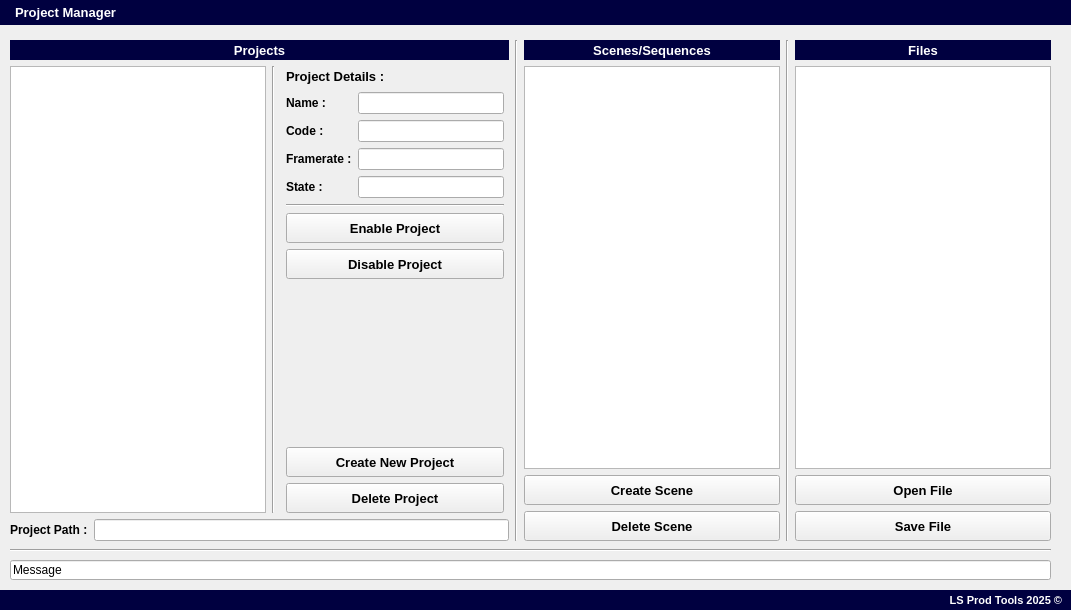
<?xml version="1.0" encoding="UTF-8"?>
<ui version="4.0">
 <class>wdgt_projectManager</class>
 <widget class="QWidget" name="wdgt_projectManager">
  <property name="geometry">
   <rect>
    <x>0</x>
    <y>0</y>
    <width>1071</width>
    <height>610</height>
   </rect>
  </property>
  <property name="minimumSize">
   <size>
    <width>1071</width>
    <height>610</height>
   </size>
  </property>
  <property name="maximumSize">
   <size>
    <width>1071</width>
    <height>610</height>
   </size>
  </property>
  <property name="windowTitle">
   <string>Form</string>
  </property>
  <widget class="QLabel" name="lbl_title">
   <property name="enabled">
    <bool>true</bool>
   </property>
   <property name="geometry">
    <rect>
     <x>0</x>
     <y>0</y>
     <width>1071</width>
     <height>30</height>
    </rect>
   </property>
   <property name="sizePolicy">
    <sizepolicy hsizetype="Preferred" vsizetype="Preferred">
     <horstretch>0</horstretch>
     <verstretch>0</verstretch>
    </sizepolicy>
   </property>
   <property name="minimumSize">
    <size>
     <width>1071</width>
     <height>25</height>
    </size>
   </property>
   <property name="maximumSize">
    <size>
     <width>1500</width>
     <height>25</height>
    </size>
   </property>
   <property name="palette">
    <palette>
     <active>
      <colorrole role="WindowText">
       <brush brushstyle="SolidPattern">
        <color alpha="255">
         <red>255</red>
         <green>255</green>
         <blue>255</blue>
        </color>
       </brush>
      </colorrole>
      <colorrole role="Button">
       <brush brushstyle="SolidPattern">
        <color alpha="255">
         <red>0</red>
         <green>0</green>
         <blue>64</blue>
        </color>
       </brush>
      </colorrole>
      <colorrole role="Base">
       <brush brushstyle="SolidPattern">
        <color alpha="255">
         <red>0</red>
         <green>0</green>
         <blue>64</blue>
        </color>
       </brush>
      </colorrole>
      <colorrole role="Window">
       <brush brushstyle="SolidPattern">
        <color alpha="255">
         <red>0</red>
         <green>0</green>
         <blue>64</blue>
        </color>
       </brush>
      </colorrole>
     </active>
     <inactive>
      <colorrole role="WindowText">
       <brush brushstyle="SolidPattern">
        <color alpha="255">
         <red>255</red>
         <green>255</green>
         <blue>255</blue>
        </color>
       </brush>
      </colorrole>
      <colorrole role="Button">
       <brush brushstyle="SolidPattern">
        <color alpha="255">
         <red>0</red>
         <green>0</green>
         <blue>64</blue>
        </color>
       </brush>
      </colorrole>
      <colorrole role="Base">
       <brush brushstyle="SolidPattern">
        <color alpha="255">
         <red>0</red>
         <green>0</green>
         <blue>64</blue>
        </color>
       </brush>
      </colorrole>
      <colorrole role="Window">
       <brush brushstyle="SolidPattern">
        <color alpha="255">
         <red>0</red>
         <green>0</green>
         <blue>64</blue>
        </color>
       </brush>
      </colorrole>
     </inactive>
     <disabled>
      <colorrole role="WindowText">
       <brush brushstyle="SolidPattern">
        <color alpha="255">
         <red>120</red>
         <green>120</green>
         <blue>120</blue>
        </color>
       </brush>
      </colorrole>
      <colorrole role="Button">
       <brush brushstyle="SolidPattern">
        <color alpha="255">
         <red>0</red>
         <green>0</green>
         <blue>64</blue>
        </color>
       </brush>
      </colorrole>
      <colorrole role="Base">
       <brush brushstyle="SolidPattern">
        <color alpha="255">
         <red>0</red>
         <green>0</green>
         <blue>64</blue>
        </color>
       </brush>
      </colorrole>
      <colorrole role="Window">
       <brush brushstyle="SolidPattern">
        <color alpha="255">
         <red>0</red>
         <green>0</green>
         <blue>64</blue>
        </color>
       </brush>
      </colorrole>
     </disabled>
    </palette>
   </property>
   <property name="font">
    <font>
     <pointsize>10</pointsize>
     <weight>75</weight>
     <bold>true</bold>
    </font>
   </property>
   <property name="layoutDirection">
    <enum>Qt::LeftToRight</enum>
   </property>
   <property name="styleSheet">
    <string notr="true">background-color: rgb(0, 0, 64);</string>
   </property>
   <property name="frameShape">
    <enum>QFrame::NoFrame</enum>
   </property>
   <property name="frameShadow">
    <enum>QFrame::Plain</enum>
   </property>
   <property name="text">
    <string>Project Manager</string>
   </property>
   <property name="alignment">
    <set>Qt::AlignLeading|Qt::AlignLeft|Qt::AlignVCenter</set>
   </property>
   <property name="margin">
    <number>0</number>
   </property>
   <property name="indent">
    <number>15</number>
   </property>
  </widget>
  <widget class="QLabel" name="lbl_copyright">
   <property name="geometry">
    <rect>
     <x>0</x>
     <y>590</y>
     <width>1071</width>
     <height>20</height>
    </rect>
   </property>
   <property name="minimumSize">
    <size>
     <width>1071</width>
     <height>20</height>
    </size>
   </property>
   <property name="maximumSize">
    <size>
     <width>1071</width>
     <height>20</height>
    </size>
   </property>
   <property name="palette">
    <palette>
     <active>
      <colorrole role="WindowText">
       <brush brushstyle="SolidPattern">
        <color alpha="255">
         <red>255</red>
         <green>255</green>
         <blue>255</blue>
        </color>
       </brush>
      </colorrole>
      <colorrole role="Button">
       <brush brushstyle="SolidPattern">
        <color alpha="255">
         <red>0</red>
         <green>0</green>
         <blue>64</blue>
        </color>
       </brush>
      </colorrole>
      <colorrole role="Base">
       <brush brushstyle="SolidPattern">
        <color alpha="255">
         <red>0</red>
         <green>0</green>
         <blue>64</blue>
        </color>
       </brush>
      </colorrole>
      <colorrole role="Window">
       <brush brushstyle="SolidPattern">
        <color alpha="255">
         <red>0</red>
         <green>0</green>
         <blue>64</blue>
        </color>
       </brush>
      </colorrole>
     </active>
     <inactive>
      <colorrole role="WindowText">
       <brush brushstyle="SolidPattern">
        <color alpha="255">
         <red>255</red>
         <green>255</green>
         <blue>255</blue>
        </color>
       </brush>
      </colorrole>
      <colorrole role="Button">
       <brush brushstyle="SolidPattern">
        <color alpha="255">
         <red>0</red>
         <green>0</green>
         <blue>64</blue>
        </color>
       </brush>
      </colorrole>
      <colorrole role="Base">
       <brush brushstyle="SolidPattern">
        <color alpha="255">
         <red>0</red>
         <green>0</green>
         <blue>64</blue>
        </color>
       </brush>
      </colorrole>
      <colorrole role="Window">
       <brush brushstyle="SolidPattern">
        <color alpha="255">
         <red>0</red>
         <green>0</green>
         <blue>64</blue>
        </color>
       </brush>
      </colorrole>
     </inactive>
     <disabled>
      <colorrole role="WindowText">
       <brush brushstyle="SolidPattern">
        <color alpha="255">
         <red>120</red>
         <green>120</green>
         <blue>120</blue>
        </color>
       </brush>
      </colorrole>
      <colorrole role="Button">
       <brush brushstyle="SolidPattern">
        <color alpha="255">
         <red>0</red>
         <green>0</green>
         <blue>64</blue>
        </color>
       </brush>
      </colorrole>
      <colorrole role="Base">
       <brush brushstyle="SolidPattern">
        <color alpha="255">
         <red>0</red>
         <green>0</green>
         <blue>64</blue>
        </color>
       </brush>
      </colorrole>
      <colorrole role="Window">
       <brush brushstyle="SolidPattern">
        <color alpha="255">
         <red>0</red>
         <green>0</green>
         <blue>64</blue>
        </color>
       </brush>
      </colorrole>
     </disabled>
    </palette>
   </property>
   <property name="font">
    <font>
     <pointsize>8</pointsize>
     <weight>75</weight>
     <bold>true</bold>
    </font>
   </property>
   <property name="styleSheet">
    <string notr="true">background-color: rgb(0, 0, 64);</string>
   </property>
   <property name="text">
    <string>LS Prod Tools 2025 ©</string>
   </property>
   <property name="alignment">
    <set>Qt::AlignRight|Qt::AlignTrailing|Qt::AlignVCenter</set>
   </property>
   <property name="indent">
    <number>9</number>
   </property>
  </widget>
  <widget class="QWidget" name="horizontalLayoutWidget">
   <property name="geometry">
    <rect>
     <x>0</x>
     <y>30</y>
     <width>1061</width>
     <height>521</height>
    </rect>
   </property>
   <layout class="QHBoxLayout" name="hLayout_body">
    <property name="leftMargin">
     <number>10</number>
    </property>
    <property name="topMargin">
     <number>10</number>
    </property>
    <property name="rightMargin">
     <number>10</number>
    </property>
    <property name="bottomMargin">
     <number>10</number>
    </property>
    <item>
     <layout class="QVBoxLayout" name="vLayout_projects">
      <property name="spacing">
       <number>6</number>
      </property>
      <item>
       <widget class="QLabel" name="lbl_projects_title">
        <property name="sizePolicy">
         <sizepolicy hsizetype="Preferred" vsizetype="Preferred">
          <horstretch>0</horstretch>
          <verstretch>0</verstretch>
         </sizepolicy>
        </property>
        <property name="minimumSize">
         <size>
          <width>0</width>
          <height>20</height>
         </size>
        </property>
        <property name="maximumSize">
         <size>
          <width>16777215</width>
          <height>20</height>
         </size>
        </property>
        <property name="palette">
         <palette>
          <active>
           <colorrole role="WindowText">
            <brush brushstyle="SolidPattern">
             <color alpha="255">
              <red>255</red>
              <green>255</green>
              <blue>255</blue>
             </color>
            </brush>
           </colorrole>
           <colorrole role="Button">
            <brush brushstyle="SolidPattern">
             <color alpha="255">
              <red>0</red>
              <green>0</green>
              <blue>64</blue>
             </color>
            </brush>
           </colorrole>
           <colorrole role="Base">
            <brush brushstyle="SolidPattern">
             <color alpha="255">
              <red>0</red>
              <green>0</green>
              <blue>64</blue>
             </color>
            </brush>
           </colorrole>
           <colorrole role="Window">
            <brush brushstyle="SolidPattern">
             <color alpha="255">
              <red>0</red>
              <green>0</green>
              <blue>64</blue>
             </color>
            </brush>
           </colorrole>
          </active>
          <inactive>
           <colorrole role="WindowText">
            <brush brushstyle="SolidPattern">
             <color alpha="255">
              <red>255</red>
              <green>255</green>
              <blue>255</blue>
             </color>
            </brush>
           </colorrole>
           <colorrole role="Button">
            <brush brushstyle="SolidPattern">
             <color alpha="255">
              <red>0</red>
              <green>0</green>
              <blue>64</blue>
             </color>
            </brush>
           </colorrole>
           <colorrole role="Base">
            <brush brushstyle="SolidPattern">
             <color alpha="255">
              <red>0</red>
              <green>0</green>
              <blue>64</blue>
             </color>
            </brush>
           </colorrole>
           <colorrole role="Window">
            <brush brushstyle="SolidPattern">
             <color alpha="255">
              <red>0</red>
              <green>0</green>
              <blue>64</blue>
             </color>
            </brush>
           </colorrole>
          </inactive>
          <disabled>
           <colorrole role="WindowText">
            <brush brushstyle="SolidPattern">
             <color alpha="255">
              <red>120</red>
              <green>120</green>
              <blue>120</blue>
             </color>
            </brush>
           </colorrole>
           <colorrole role="Button">
            <brush brushstyle="SolidPattern">
             <color alpha="255">
              <red>0</red>
              <green>0</green>
              <blue>64</blue>
             </color>
            </brush>
           </colorrole>
           <colorrole role="Base">
            <brush brushstyle="SolidPattern">
             <color alpha="255">
              <red>0</red>
              <green>0</green>
              <blue>64</blue>
             </color>
            </brush>
           </colorrole>
           <colorrole role="Window">
            <brush brushstyle="SolidPattern">
             <color alpha="255">
              <red>0</red>
              <green>0</green>
              <blue>64</blue>
             </color>
            </brush>
           </colorrole>
          </disabled>
         </palette>
        </property>
        <property name="font">
         <font>
          <pointsize>10</pointsize>
          <weight>75</weight>
          <bold>true</bold>
         </font>
        </property>
        <property name="styleSheet">
         <string notr="true">background-color: rgb(0, 0, 64);</string>
        </property>
        <property name="text">
         <string>Projects</string>
        </property>
        <property name="alignment">
         <set>Qt::AlignCenter</set>
        </property>
       </widget>
      </item>
      <item>
       <layout class="QHBoxLayout" name="horizontalLayout_5">
        <item>
         <widget class="QListWidget" name="wdgt_projects_list">
          <property name="sizePolicy">
           <sizepolicy hsizetype="Minimum" vsizetype="Expanding">
            <horstretch>0</horstretch>
            <verstretch>0</verstretch>
           </sizepolicy>
          </property>
          <property name="minimumSize">
           <size>
            <width>0</width>
            <height>0</height>
           </size>
          </property>
          <property name="maximumSize">
           <size>
            <width>16777215</width>
            <height>16777215</height>
           </size>
          </property>
         </widget>
        </item>
        <item>
         <widget class="Line" name="line_5">
          <property name="orientation">
           <enum>Qt::Vertical</enum>
          </property>
         </widget>
        </item>
        <item>
         <layout class="QVBoxLayout" name="verticalLayout_2">
          <property name="leftMargin">
           <number>5</number>
          </property>
          <property name="rightMargin">
           <number>5</number>
          </property>
          <item>
           <widget class="QLabel" name="lbl_project_details">
            <property name="sizePolicy">
             <sizepolicy hsizetype="Minimum" vsizetype="Preferred">
              <horstretch>0</horstretch>
              <verstretch>0</verstretch>
             </sizepolicy>
            </property>
            <property name="minimumSize">
             <size>
              <width>0</width>
              <height>20</height>
             </size>
            </property>
            <property name="maximumSize">
             <size>
              <width>16777215</width>
              <height>20</height>
             </size>
            </property>
            <property name="font">
             <font>
              <pointsize>10</pointsize>
              <weight>75</weight>
              <bold>true</bold>
             </font>
            </property>
            <property name="text">
             <string>Project Details :</string>
            </property>
           </widget>
          </item>
          <item>
           <layout class="QFormLayout" name="formLayout">
            <item row="0" column="0">
             <widget class="QLabel" name="lbl_project_name">
              <property name="font">
               <font>
                <pointsize>9</pointsize>
                <weight>75</weight>
                <bold>true</bold>
               </font>
              </property>
              <property name="text">
               <string>Name :</string>
              </property>
             </widget>
            </item>
            <item row="0" column="1">
             <widget class="QLineEdit" name="led_project_name">
              <property name="enabled">
               <bool>true</bool>
              </property>
              <property name="sizePolicy">
               <sizepolicy hsizetype="Minimum" vsizetype="Fixed">
                <horstretch>0</horstretch>
                <verstretch>0</verstretch>
               </sizepolicy>
              </property>
              <property name="readOnly">
               <bool>true</bool>
              </property>
             </widget>
            </item>
            <item row="1" column="0">
             <widget class="QLabel" name="lbl_project_code">
              <property name="font">
               <font>
                <pointsize>9</pointsize>
                <weight>75</weight>
                <bold>true</bold>
               </font>
              </property>
              <property name="text">
               <string>Code :</string>
              </property>
             </widget>
            </item>
            <item row="1" column="1">
             <widget class="QLineEdit" name="led_project_code">
              <property name="enabled">
               <bool>true</bool>
              </property>
              <property name="sizePolicy">
               <sizepolicy hsizetype="Minimum" vsizetype="Fixed">
                <horstretch>0</horstretch>
                <verstretch>0</verstretch>
               </sizepolicy>
              </property>
              <property name="readOnly">
               <bool>true</bool>
              </property>
             </widget>
            </item>
            <item row="2" column="0">
             <widget class="QLabel" name="lbl_project_framerate">
              <property name="font">
               <font>
                <pointsize>9</pointsize>
                <weight>75</weight>
                <bold>true</bold>
               </font>
              </property>
              <property name="text">
               <string>Framerate :</string>
              </property>
             </widget>
            </item>
            <item row="2" column="1">
             <widget class="QLineEdit" name="led_project_framerate">
              <property name="enabled">
               <bool>true</bool>
              </property>
              <property name="sizePolicy">
               <sizepolicy hsizetype="Minimum" vsizetype="Fixed">
                <horstretch>0</horstretch>
                <verstretch>0</verstretch>
               </sizepolicy>
              </property>
              <property name="readOnly">
               <bool>true</bool>
              </property>
             </widget>
            </item>
            <item row="3" column="0">
             <widget class="QLabel" name="lbl_project_active">
              <property name="font">
               <font>
                <pointsize>9</pointsize>
                <weight>75</weight>
                <bold>true</bold>
               </font>
              </property>
              <property name="text">
               <string>State :</string>
              </property>
             </widget>
            </item>
            <item row="3" column="1">
             <widget class="QLineEdit" name="led_project_active">
              <property name="enabled">
               <bool>true</bool>
              </property>
              <property name="sizePolicy">
               <sizepolicy hsizetype="Minimum" vsizetype="Fixed">
                <horstretch>0</horstretch>
                <verstretch>0</verstretch>
               </sizepolicy>
              </property>
              <property name="readOnly">
               <bool>true</bool>
              </property>
             </widget>
            </item>
           </layout>
          </item>
          <item>
           <widget class="Line" name="line_3">
            <property name="orientation">
             <enum>Qt::Horizontal</enum>
            </property>
           </widget>
          </item>
          <item>
           <layout class="QVBoxLayout" name="verticalLayout_3">
            <item>
             <widget class="QPushButton" name="btn_enable_project">
              <property name="minimumSize">
               <size>
                <width>0</width>
                <height>30</height>
               </size>
              </property>
              <property name="maximumSize">
               <size>
                <width>17000</width>
                <height>30</height>
               </size>
              </property>
              <property name="font">
               <font>
                <pointsize>10</pointsize>
                <weight>75</weight>
                <bold>true</bold>
               </font>
              </property>
              <property name="text">
               <string>Enable Project</string>
              </property>
             </widget>
            </item>
            <item>
             <widget class="QPushButton" name="btn_disable_project">
              <property name="minimumSize">
               <size>
                <width>0</width>
                <height>30</height>
               </size>
              </property>
              <property name="maximumSize">
               <size>
                <width>17000</width>
                <height>30</height>
               </size>
              </property>
              <property name="font">
               <font>
                <pointsize>10</pointsize>
                <weight>75</weight>
                <bold>true</bold>
               </font>
              </property>
              <property name="text">
               <string>Disable Project</string>
              </property>
             </widget>
            </item>
            <item>
             <spacer name="verticalSpacer">
              <property name="orientation">
               <enum>Qt::Vertical</enum>
              </property>
              <property name="sizeType">
               <enum>QSizePolicy::Expanding</enum>
              </property>
              <property name="sizeHint" stdset="0">
               <size>
                <width>20</width>
                <height>40</height>
               </size>
              </property>
             </spacer>
            </item>
            <item>
             <widget class="QPushButton" name="btn_create_project">
              <property name="minimumSize">
               <size>
                <width>0</width>
                <height>30</height>
               </size>
              </property>
              <property name="maximumSize">
               <size>
                <width>17000</width>
                <height>30</height>
               </size>
              </property>
              <property name="font">
               <font>
                <pointsize>10</pointsize>
                <weight>75</weight>
                <bold>true</bold>
               </font>
              </property>
              <property name="text">
               <string>Create New Project</string>
              </property>
             </widget>
            </item>
            <item>
             <widget class="QPushButton" name="btn_delete_project">
              <property name="minimumSize">
               <size>
                <width>0</width>
                <height>30</height>
               </size>
              </property>
              <property name="maximumSize">
               <size>
                <width>17000</width>
                <height>30</height>
               </size>
              </property>
              <property name="font">
               <font>
                <pointsize>10</pointsize>
                <weight>75</weight>
                <bold>true</bold>
               </font>
              </property>
              <property name="text">
               <string>Delete Project</string>
              </property>
             </widget>
            </item>
           </layout>
          </item>
         </layout>
        </item>
       </layout>
      </item>
      <item>
       <layout class="QGridLayout" name="gridLayout">
        <item row="1" column="0">
         <widget class="QLabel" name="lbl_project_path">
          <property name="font">
           <font>
            <pointsize>9</pointsize>
            <weight>75</weight>
            <bold>true</bold>
           </font>
          </property>
          <property name="text">
           <string>Project Path :</string>
          </property>
         </widget>
        </item>
        <item row="1" column="1">
         <widget class="QLineEdit" name="led_project_path">
          <property name="enabled">
           <bool>true</bool>
          </property>
          <property name="readOnly">
           <bool>true</bool>
          </property>
         </widget>
        </item>
       </layout>
      </item>
     </layout>
    </item>
    <item>
     <widget class="Line" name="line">
      <property name="orientation">
       <enum>Qt::Vertical</enum>
      </property>
     </widget>
    </item>
    <item>
     <layout class="QVBoxLayout" name="vLayout_scenes">
      <item>
       <widget class="QLabel" name="lbl_scenes_title">
        <property name="sizePolicy">
         <sizepolicy hsizetype="Preferred" vsizetype="Preferred">
          <horstretch>0</horstretch>
          <verstretch>0</verstretch>
         </sizepolicy>
        </property>
        <property name="minimumSize">
         <size>
          <width>0</width>
          <height>20</height>
         </size>
        </property>
        <property name="maximumSize">
         <size>
          <width>16777215</width>
          <height>20</height>
         </size>
        </property>
        <property name="palette">
         <palette>
          <active>
           <colorrole role="WindowText">
            <brush brushstyle="SolidPattern">
             <color alpha="255">
              <red>255</red>
              <green>255</green>
              <blue>255</blue>
             </color>
            </brush>
           </colorrole>
           <colorrole role="Button">
            <brush brushstyle="SolidPattern">
             <color alpha="255">
              <red>0</red>
              <green>0</green>
              <blue>64</blue>
             </color>
            </brush>
           </colorrole>
           <colorrole role="Base">
            <brush brushstyle="SolidPattern">
             <color alpha="255">
              <red>0</red>
              <green>0</green>
              <blue>64</blue>
             </color>
            </brush>
           </colorrole>
           <colorrole role="Window">
            <brush brushstyle="SolidPattern">
             <color alpha="255">
              <red>0</red>
              <green>0</green>
              <blue>64</blue>
             </color>
            </brush>
           </colorrole>
          </active>
          <inactive>
           <colorrole role="WindowText">
            <brush brushstyle="SolidPattern">
             <color alpha="255">
              <red>255</red>
              <green>255</green>
              <blue>255</blue>
             </color>
            </brush>
           </colorrole>
           <colorrole role="Button">
            <brush brushstyle="SolidPattern">
             <color alpha="255">
              <red>0</red>
              <green>0</green>
              <blue>64</blue>
             </color>
            </brush>
           </colorrole>
           <colorrole role="Base">
            <brush brushstyle="SolidPattern">
             <color alpha="255">
              <red>0</red>
              <green>0</green>
              <blue>64</blue>
             </color>
            </brush>
           </colorrole>
           <colorrole role="Window">
            <brush brushstyle="SolidPattern">
             <color alpha="255">
              <red>0</red>
              <green>0</green>
              <blue>64</blue>
             </color>
            </brush>
           </colorrole>
          </inactive>
          <disabled>
           <colorrole role="WindowText">
            <brush brushstyle="SolidPattern">
             <color alpha="255">
              <red>120</red>
              <green>120</green>
              <blue>120</blue>
             </color>
            </brush>
           </colorrole>
           <colorrole role="Button">
            <brush brushstyle="SolidPattern">
             <color alpha="255">
              <red>0</red>
              <green>0</green>
              <blue>64</blue>
             </color>
            </brush>
           </colorrole>
           <colorrole role="Base">
            <brush brushstyle="SolidPattern">
             <color alpha="255">
              <red>0</red>
              <green>0</green>
              <blue>64</blue>
             </color>
            </brush>
           </colorrole>
           <colorrole role="Window">
            <brush brushstyle="SolidPattern">
             <color alpha="255">
              <red>0</red>
              <green>0</green>
              <blue>64</blue>
             </color>
            </brush>
           </colorrole>
          </disabled>
         </palette>
        </property>
        <property name="font">
         <font>
          <pointsize>10</pointsize>
          <weight>75</weight>
          <bold>true</bold>
         </font>
        </property>
        <property name="styleSheet">
         <string notr="true">background-color: rgb(0, 0, 64);</string>
        </property>
        <property name="text">
         <string>Scenes/Sequences</string>
        </property>
        <property name="alignment">
         <set>Qt::AlignCenter</set>
        </property>
       </widget>
      </item>
      <item>
       <widget class="QListWidget" name="wdgt_scenes_list">
        <property name="sizePolicy">
         <sizepolicy hsizetype="Minimum" vsizetype="Expanding">
          <horstretch>0</horstretch>
          <verstretch>0</verstretch>
         </sizepolicy>
        </property>
       </widget>
      </item>
      <item>
       <widget class="QPushButton" name="btn_create_scene">
        <property name="minimumSize">
         <size>
          <width>0</width>
          <height>30</height>
         </size>
        </property>
        <property name="maximumSize">
         <size>
          <width>17000</width>
          <height>30</height>
         </size>
        </property>
        <property name="font">
         <font>
          <pointsize>10</pointsize>
          <weight>75</weight>
          <bold>true</bold>
         </font>
        </property>
        <property name="text">
         <string>Create Scene</string>
        </property>
       </widget>
      </item>
      <item>
       <widget class="QPushButton" name="btn_delete_scene">
        <property name="minimumSize">
         <size>
          <width>0</width>
          <height>30</height>
         </size>
        </property>
        <property name="maximumSize">
         <size>
          <width>17000</width>
          <height>30</height>
         </size>
        </property>
        <property name="font">
         <font>
          <pointsize>10</pointsize>
          <weight>75</weight>
          <bold>true</bold>
         </font>
        </property>
        <property name="text">
         <string>Delete Scene</string>
        </property>
       </widget>
      </item>
     </layout>
    </item>
    <item>
     <widget class="Line" name="line_2">
      <property name="orientation">
       <enum>Qt::Vertical</enum>
      </property>
     </widget>
    </item>
    <item>
     <layout class="QVBoxLayout" name="vLayout_files">
      <item>
       <widget class="QLabel" name="lbl_files_title">
        <property name="sizePolicy">
         <sizepolicy hsizetype="Preferred" vsizetype="Preferred">
          <horstretch>0</horstretch>
          <verstretch>0</verstretch>
         </sizepolicy>
        </property>
        <property name="minimumSize">
         <size>
          <width>0</width>
          <height>20</height>
         </size>
        </property>
        <property name="maximumSize">
         <size>
          <width>16777215</width>
          <height>20</height>
         </size>
        </property>
        <property name="palette">
         <palette>
          <active>
           <colorrole role="WindowText">
            <brush brushstyle="SolidPattern">
             <color alpha="255">
              <red>255</red>
              <green>255</green>
              <blue>255</blue>
             </color>
            </brush>
           </colorrole>
           <colorrole role="Button">
            <brush brushstyle="SolidPattern">
             <color alpha="255">
              <red>0</red>
              <green>0</green>
              <blue>64</blue>
             </color>
            </brush>
           </colorrole>
           <colorrole role="Base">
            <brush brushstyle="SolidPattern">
             <color alpha="255">
              <red>0</red>
              <green>0</green>
              <blue>64</blue>
             </color>
            </brush>
           </colorrole>
           <colorrole role="Window">
            <brush brushstyle="SolidPattern">
             <color alpha="255">
              <red>0</red>
              <green>0</green>
              <blue>64</blue>
             </color>
            </brush>
           </colorrole>
          </active>
          <inactive>
           <colorrole role="WindowText">
            <brush brushstyle="SolidPattern">
             <color alpha="255">
              <red>255</red>
              <green>255</green>
              <blue>255</blue>
             </color>
            </brush>
           </colorrole>
           <colorrole role="Button">
            <brush brushstyle="SolidPattern">
             <color alpha="255">
              <red>0</red>
              <green>0</green>
              <blue>64</blue>
             </color>
            </brush>
           </colorrole>
           <colorrole role="Base">
            <brush brushstyle="SolidPattern">
             <color alpha="255">
              <red>0</red>
              <green>0</green>
              <blue>64</blue>
             </color>
            </brush>
           </colorrole>
           <colorrole role="Window">
            <brush brushstyle="SolidPattern">
             <color alpha="255">
              <red>0</red>
              <green>0</green>
              <blue>64</blue>
             </color>
            </brush>
           </colorrole>
          </inactive>
          <disabled>
           <colorrole role="WindowText">
            <brush brushstyle="SolidPattern">
             <color alpha="255">
              <red>120</red>
              <green>120</green>
              <blue>120</blue>
             </color>
            </brush>
           </colorrole>
           <colorrole role="Button">
            <brush brushstyle="SolidPattern">
             <color alpha="255">
              <red>0</red>
              <green>0</green>
              <blue>64</blue>
             </color>
            </brush>
           </colorrole>
           <colorrole role="Base">
            <brush brushstyle="SolidPattern">
             <color alpha="255">
              <red>0</red>
              <green>0</green>
              <blue>64</blue>
             </color>
            </brush>
           </colorrole>
           <colorrole role="Window">
            <brush brushstyle="SolidPattern">
             <color alpha="255">
              <red>0</red>
              <green>0</green>
              <blue>64</blue>
             </color>
            </brush>
           </colorrole>
          </disabled>
         </palette>
        </property>
        <property name="font">
         <font>
          <pointsize>10</pointsize>
          <weight>75</weight>
          <bold>true</bold>
         </font>
        </property>
        <property name="styleSheet">
         <string notr="true">background-color: rgb(0, 0, 64);</string>
        </property>
        <property name="text">
         <string>Files</string>
        </property>
        <property name="alignment">
         <set>Qt::AlignCenter</set>
        </property>
       </widget>
      </item>
      <item>
       <widget class="QListWidget" name="wdgt_files_list">
        <property name="sizePolicy">
         <sizepolicy hsizetype="Minimum" vsizetype="Expanding">
          <horstretch>0</horstretch>
          <verstretch>0</verstretch>
         </sizepolicy>
        </property>
       </widget>
      </item>
      <item>
       <widget class="QPushButton" name="btn_open_file">
        <property name="minimumSize">
         <size>
          <width>0</width>
          <height>30</height>
         </size>
        </property>
        <property name="maximumSize">
         <size>
          <width>17000</width>
          <height>30</height>
         </size>
        </property>
        <property name="font">
         <font>
          <pointsize>10</pointsize>
          <weight>75</weight>
          <bold>true</bold>
         </font>
        </property>
        <property name="text">
         <string>Open File</string>
        </property>
       </widget>
      </item>
      <item>
       <widget class="QPushButton" name="btn_save_file">
        <property name="minimumSize">
         <size>
          <width>0</width>
          <height>30</height>
         </size>
        </property>
        <property name="maximumSize">
         <size>
          <width>17000</width>
          <height>30</height>
         </size>
        </property>
        <property name="font">
         <font>
          <pointsize>10</pointsize>
          <weight>75</weight>
          <bold>true</bold>
         </font>
        </property>
        <property name="text">
         <string>Save File</string>
        </property>
       </widget>
      </item>
     </layout>
    </item>
   </layout>
  </widget>
  <widget class="QLineEdit" name="led_messages">
   <property name="enabled">
    <bool>true</bool>
   </property>
   <property name="geometry">
    <rect>
     <x>10</x>
     <y>560</y>
     <width>1041</width>
     <height>20</height>
    </rect>
   </property>
   <property name="text">
    <string>Message</string>
   </property>
   <property name="readOnly">
    <bool>true</bool>
   </property>
  </widget>
  <widget class="Line" name="line_4">
   <property name="geometry">
    <rect>
     <x>10</x>
     <y>540</y>
     <width>1041</width>
     <height>20</height>
    </rect>
   </property>
   <property name="orientation">
    <enum>Qt::Horizontal</enum>
   </property>
  </widget>
 </widget>
 <resources/>
 <connections/>
</ui>
